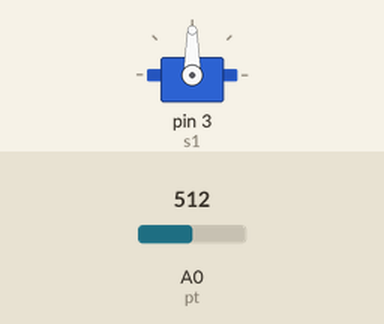
Bench run of a sketch on a simulated Arduino Uno, built with avr-gcc and run on an emulated ATmega328P. Shown: servo. The test bench sets the inputs (shaded band); at power-on: A0 (pt) = 512.

Above: at 1.2 s.
1.3 s: A0 (pt) set to 716
At 2.5 s:
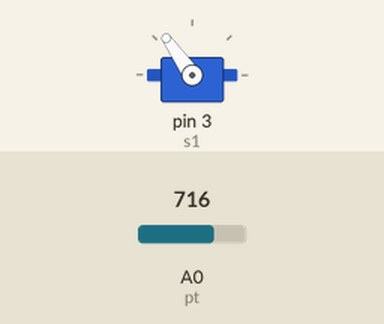
2.8 s: A0 (pt) set to 900
At 3.7 s:
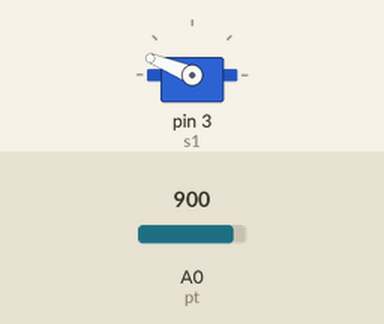
4.3 s: A0 (pt) set to 1023
At 4.8 s:
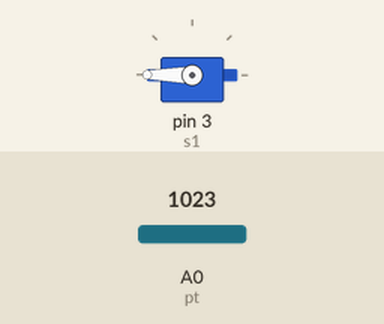
5.8 s: A0 (pt) set to 306
At 7.0 s:
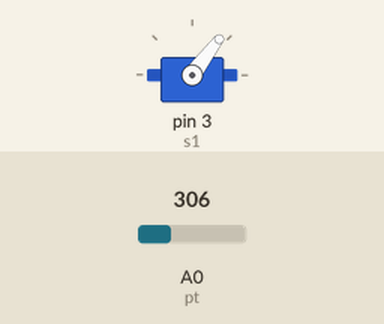
7.3 s: A0 (pt) set to 122
At 8.3 s:
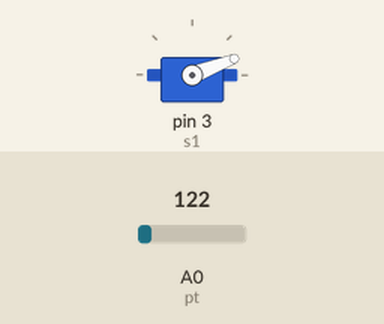
Timing chart, 0 to 9.8 s (numbered marks = the images above; inputs shaded):
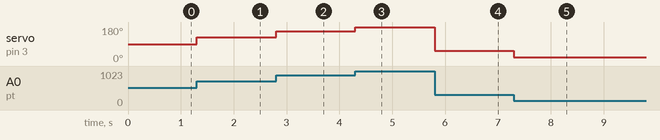

The sketch:

Servoconpt.ino
```cpp
#include <Servo.h>

Servo s1;
int pt = A0;


void setup() {
pinMode(pt, INPUT);
s1.attach(3);
}

void loop() {

s1.write(map((analogRead(pt)) ,0,1023,0,180));


}
```

Measured:
- after the input at 1.3 s, servo on pin 3 (s1): 90° → 125° at once
- after the input at 2.8 s, servo on pin 3 (s1): 125° → 158° at once
- after the input at 4.3 s, servo on pin 3 (s1): 158° → 180° at once
- after the input at 5.8 s, servo on pin 3 (s1): 180° → 53° at once
- after the input at 7.3 s, servo on pin 3 (s1): 53° → 21° at once
